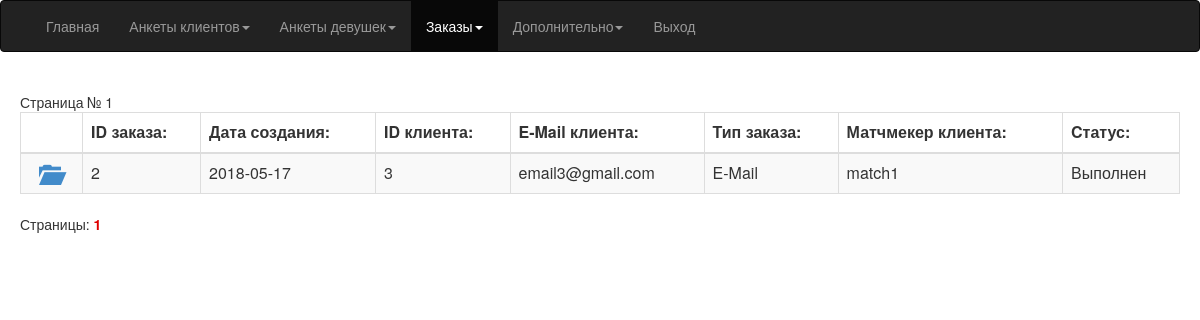
/matchmaker/orders_client.php?user_id=3 (signed in), run on the app's committed database.
### tables this page shows
CREATE TABLE IF NOT EXISTS `orders` (
  `order_id` int(11) NOT NULL AUTO_INCREMENT,
  `user_id` int(11) NOT NULL,
  `user_email` varchar(128) NOT NULL,
  `girl_id` int(11) NOT NULL,
  `type` int(11) NOT NULL,
  `match_login_processed` varchar(64) NOT NULL,
  `description1` text NOT NULL,
  `description2` text NOT NULL,
  `description3` text NOT NULL,
  `date_add` date NOT NULL,
  `date_end` date NOT NULL,
  `status` int(11) NOT NULL DEFAULT '0',
  PRIMARY KEY (`order_id`)
);

CREATE TABLE IF NOT EXISTS `clients` (
  `user_id` int(11) NOT NULL AUTO_INCREMENT,
  `email_client` varchar(128) NOT NULL,
  `password` varchar(128) NOT NULL,
  `first_name` varchar(64) NOT NULL,
  `last_name` varchar(64) NOT NULL,
  `country` varchar(64) NOT NULL,
  `telefon` varchar(32) NOT NULL,
  `foto` varchar(128) NOT NULL DEFAULT 'uploads/client/avatar.jpg',
  `matchmaker_login` varchar(64) NOT NULL DEFAULT 'None',
  `status_system` varchar(8) NOT NULL DEFAULT '0',
  `status_tarif` varchar(8) NOT NULL DEFAULT '0',
  `status_email` varchar(8) NOT NULL DEFAULT '0',
  `status_anketa2` varchar(8) NOT NULL DEFAULT '0',
  `status_verification` varchar(8) NOT NULL DEFAULT '0',
  `birthday` date NOT NULL,
  `date_reg` date NOT NULL,
  `utm_source` varchar(128) NOT NULL,
  PRIMARY KEY (`user_id`)
);

### matchmaker/orders_client.php (the view, shortened to what this page needs)
<?
$quantity=15;
$limit=3;
$page = $_GET[page];
$user_id = $_GET[user_id];
$user_id = htmlspecialchars($user_id);
$user_id = mysql_escape_string($user_id);
if(!is_numeric($page)) $page=1;
$result2 = mysql_query("SELECT orders.*,clients.matchmaker_login FROM orders LEFT JOIN clients ON orders.user_id = clients.user_id WHERE orders.user_id='".$user_id."';");
$num = mysql_num_rows($result2);
$pages = $num/$quantity;
$pages = ceil($pages);
$pages++;
$list=--$page*$quantity;
$zapros = "SELECT orders.*,clients.matchmaker_login FROM orders LEFT JOIN clients ON orders.user_id = clients.user_id WHERE orders.user_id='".$user_id."' ORDER BY user_id DESC LIMIT $quantity OFFSET $list;";
?>
<html>
<head>
	<link rel="stylesheet" href="./css/bootstrap.min.css" />
	<link rel="stylesheet" href="./css/font-awesome.min.css" />
</head>
<?
include "header.php";
?>
<body>
	<div style="padding:20px;">
	<?
		$nomer = $page+1;
		echo 'Страница № ' . $nomer . '';
	?>
	<table class="table table-striped table-bordered">
		<thead>
			<tr>
				<th></th>
				<th>ID заказа:</th>
				<th>Дата создания:</th>
				<th>ID клиента:</th>
				<th>E-Mail клиента:</th>
				<th>Тип заказа:</th>
				<th>Матчмекер клиента:</th>
				<th>Cтатус:</th>
			</tr>
		</thead>
		<tbody>
			<?
				$result = mysql_query($zapros);
				$num_result = mysql_num_rows($result);
				for ($i = 0; $i<$num_result; $i++)
					{
						$row = mysql_fetch_array($result);
						$order_id = $row['order_id'];
						$date_add = $row['date_add'];
						$user_id = $row['user_id'];
						$user_email = $row['user_email'];
						$matchmaker_login = $row['matchmaker_login'];
						$type = $row['type'];
						$status = $row['status'];
						switch ($status)
							{
								case 2:
									$status_print = "Выполнен";
								break;
							}
						switch ($type)
							{
								case 0:
									$type_print = "E-Mail";
								break;
							}
						echo ("
								<tr>
									<td>
									  <a href='./order.php?order_id=$order_id'><span style='font-size:22px; margin-left:10px;' class='glyphicon glyphicon-folder-open'></span></a>
									</td>
									<td>
										$order_id
									</td>
									<td>
										$date_add
									</td>
									<td>
										$user_id
									</td>
									<td>
										$user_email
									</td>
									<td>
										$type_print
									</td>
									<td>
										$matchmaker_login
									</td>
									<td>
										$status_print
									</td>
								</tr>
							");
					}
					echo '</tbody></table>';
					echo 'Страницы: ';
					$_this = $page+1;
					$start = $_this-$limit;
					$end = $_this+$limit;
					for ($j = 1; $j<$pages; $j++)
						{
							if ($j>=$start && $j<=$end)
								{
									if ($j==($page+1)) echo '<a href="' . $_SERVER['SCRIPT_NAME'] . '?view='.$view.'&page=' . $j . '"><strong style="color: #df0000">' . $j . '</strong></a> &nbsp; ';
									else echo '<a href="' . $_SERVER['SCRIPT_NAME'] . '?view='.$view.'&page=' . $j . '">' . $j . '</a> &nbsp; ';
								}
						}
?>
	</div>
</body>
</html>

### data on the page
orders: order_id "2", date_add "2018-05-17", user "3", user_email "email3@gmail.com", type "E-Mail", user.matchmaker_login "match1", status "Выполнен"

### other printed values
$nomer "1"
